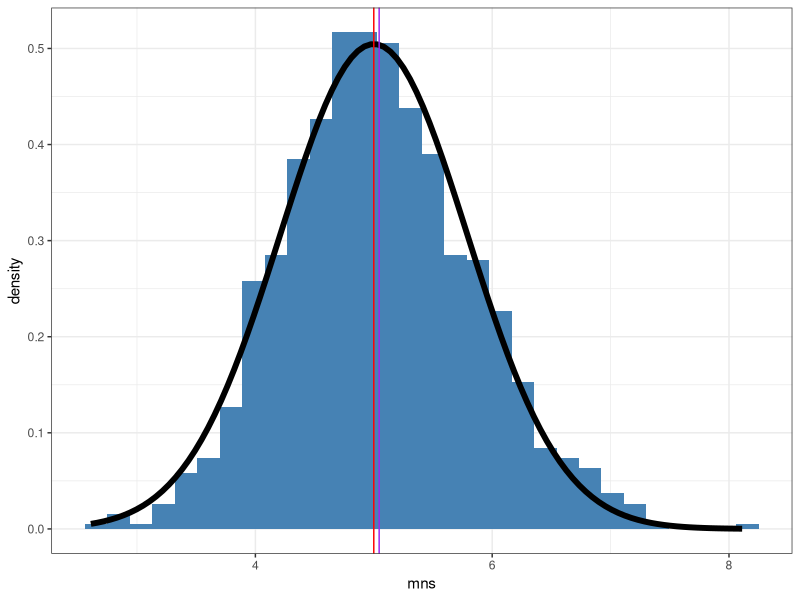

Here is the R script that generated this plot:

lambda = 0.2
mu = 1/lambda
sd = 1/lambda
var = 1/lambda^2
n = 40

set.seed(333)
mns = NULL
for(i in 1:1000) {
  mns <- c(mns, mean(rexp(n = n, rate = lambda)))
}

sample_mu <- mean(mns)
sample_var <- var(mns)

library("ggplot2")

ggplot(data.frame(mns), aes(mns)) + 
  geom_histogram(aes(y = ..density..), fill="steelblue") +
  stat_function(fun = dnorm,
                args = list(mean=mu,sd=sd/sqrt(n)),
                size = 2) +
  geom_vline(xintercept = mu, color="red") +
  geom_vline(xintercept = sample_mu, color="purple") +
  theme_bw()

